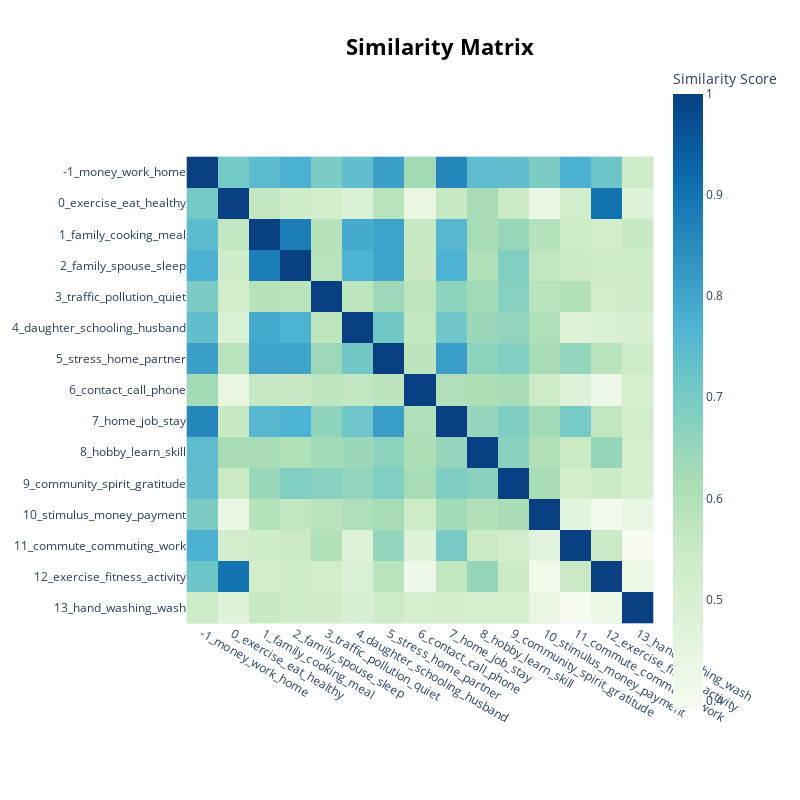

The notebook cell this image was saved under:
### Code cell
#To visualize similarity between topics
model.visualize_heatmap()

### Figure 1 — Plotly figure (JSON) as saved in the notebook; plotly's stock layout.template omitted (floating-point values rounded to 4 significant figures; data arrays with more than 128 entries replaced by an {"elided": "..."} marker saying what was removed)
{"data": [{"coloraxis": "coloraxis", "hovertemplate": "x: %{x}<br>y: %{y}<br>Similarity Score: %{z}<extra></extra>", "name": "0", "type": "heatmap", "x": ["-1_money_work_home", "0_exercise_eat_healthy", "1_family_cooking_meal", "2_family_spouse_sleep", "3_traffic_pollution_quiet", "4_daughter_schooling_husband", "5_stress_home_partner", "6_contact_call_phone", "7_home_job_stay", "8_hobby_learn_skill", "9_community_spirit_gratitude", "10_stimulus_money_payment", "11_commute_commuting_work", "12_exercise_fitness_activity", "13_hand_washing_wash"], "xaxis": "x", "y": ["-1_money_work_home", "0_exercise_eat_healthy", "1_family_cooking_meal", "2_family_spouse_sleep", "3_traffic_pollution_quiet", "4_daughter_schooling_husband", "5_stress_home_partner", "6_contact_call_phone", "7_home_job_stay", "8_hobby_learn_skill", "9_community_spirit_gratitude", "10_stimulus_money_payment", "11_commute_commuting_work", "12_exercise_fitness_activity", "13_hand_washing_wash"], "yaxis": "y", "z": {"elided": "15x15 float values"}}], "layout": {"coloraxis": {"colorbar": {"title": {"text": "Similarity Score"}}, "colorscale": [[0, "rgb(247,252,240)"], [0.125, "rgb(224,243,219)"], [0.25, "rgb(204,235,197)"], [0.375, "rgb(168,221,181)"], [0.5, "rgb(123,204,196)"], [0.625, "rgb(78,179,211)"], [0.75, "rgb(43,140,190)"], [0.875, "rgb(8,104,172)"], [1, "rgb(8,64,129)"]]}, "height": 800, "hoverlabel": {"bgcolor": "white", "font": {"family": "Rockwell", "size": 16}}, "legend": {"title": {"text": "Trend"}}, "margin": {"t": 60}, "showlegend": true, "title": {"font": {"color": "Black", "size": 22}, "text": "<b>Similarity Matrix", "x": 0.55, "xanchor": "center", "y": 0.95, "yanchor": "top"}, "width": 800, "xaxis": {"anchor": "y", "constrain": "domain", "domain": [0, 1], "scaleanchor": "y"}, "yaxis": {"anchor": "x", "autorange": "reversed", "constrain": "domain", "domain": [0, 1]}}}
